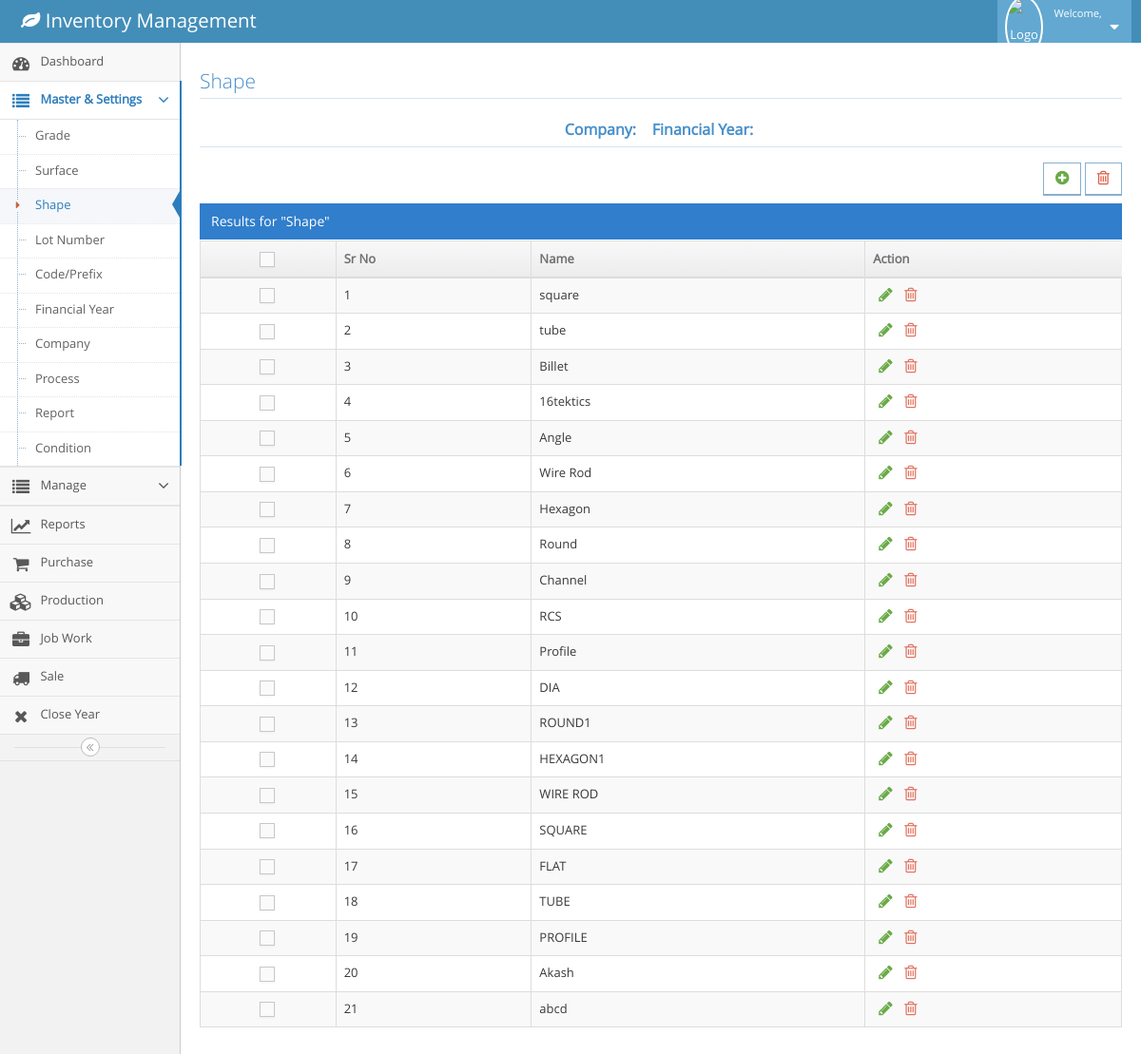
Page /shape.php (signed in) on the earlier database version.
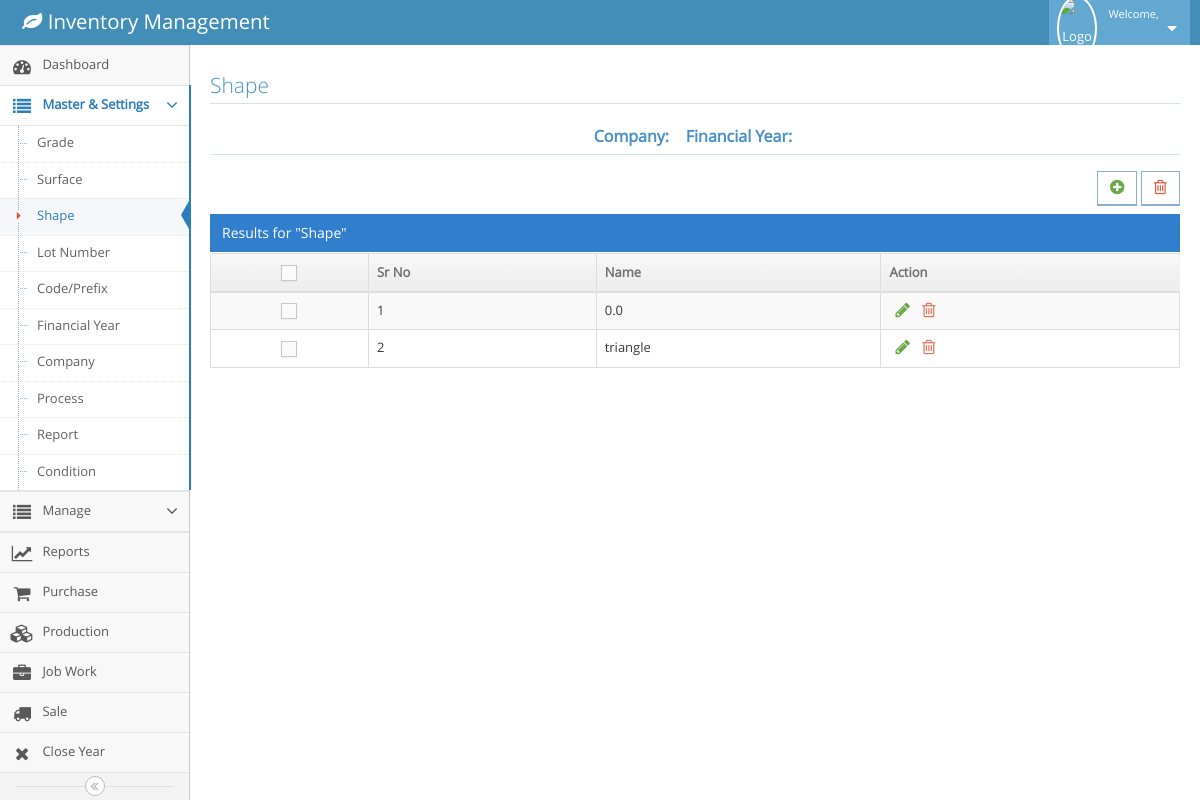
Same page on the later database version.
### tables this page shows
CREATE TABLE `m_shape` (
  `id` int(11) NOT NULL,
  `name` text NOT NULL
);

### shape.php (the view, shortened to what this page needs)
<!DOCTYPE html>
<?php
  include('config.php');
  $fy=$_SESSION['fy'];
  $company=$_SESSION['cname'];
?>
<html lang="en">
	<head>
		<link rel="stylesheet" href="assets/css/bootstrap.min.css" />
		<link rel="stylesheet" href="assets/font-awesome/4.5.0/css/font-awesome.min.css" />
		<link rel="stylesheet" href="assets/css/ace.min.css" class="ace-main-stylesheet" id="main-ace-style" />
		<link rel="stylesheet" href="assets/css/ace-skins.min.css" />
		<link rel="stylesheet" href="assets/css/ace-rtl.min.css" />
		<link rel="stylesheet" href="assets/css/jquery-confirm.css" />
	</head>
	<body class="no-skin">
		<?php include('navbar.php') ?>
		<div class="main-container ace-save-state" id="main-container">
			<?php include('menubar.php') ?>
			<div class="main-content">
				<div class="main-content-inner">
					<div class="page-content">
								<div class="row">
									<div class="col-xs-12">
										<h3 class="header smaller lighter blue">Shape</h3>
										<h5 class="header blue lighter bigger" align="center">
												<b>Company:&nbsp; <?php echo $company ?>  &nbsp;
												Financial Year:&nbsp; <?php echo $fy ?> </b>
											</h5>
										<div class="clearfix">
											<div class="pull-right tableTools-container">
												<div class="btn btn-white btn-primary btn-bold">
													<a class="blue" href="#" data-toggle="tooltip" title="Add" id="myBtn" class="btn btn-primary btn-lg" data-toggle="modal" data-target="#myModal">
														<i class="ace-icon fa fa-plus-circle bigger-120 green"></i>
													</a>
												</div>
												<div class="btn btn-white btn-primary btn-bold">
													<a class="blue" href="" data-toggle="tooltip" title="Delete">
														<i class="ace-icon fa fa-trash-o bigger-120 red"></i>
													</a>
												</div>
											</div>
										</div>
										<div class="table-header">
											Results for "Shape"
										</div>
										<div>
											<table id="dynamic-table" class="table table-striped table-bordered table-hover">
												<thead>
													<tr>
														<th class="center">
															<label class="pos-rel">
																<span class="lbl"></span>
															</label>
														</th>
														<th>Sr No</th>
														<th>Name</th>
														<th>Action</th>
													</tr>
												</thead>
												<tbody>
													<?php
									            		$query=mysqli_query($conn,"select * from m_shape");
															$count=0;
															while($row=mysqli_fetch_array($query))
															{
																$count++;
																$id=$row['id'];
																$name=$row['name'];
															?>
													<tr>
														<td class="center">
															<label class="pos-rel">
																<span class="lbl"></span>
															</label>
														</td>
														<td><?php echo $count;?></td>
														<td class="editableColumns" id="<?php echo $id;?>">
															<?php echo $name;?>
														</td>
														<td>
															<div class="hidden-sm hidden-xs action-buttons">
																<button class="green" style="background-color: Transparent; border: none;outline:none;" data-toggle="tooltip" title="Edit">
																	<i class="ace-icon fa fa-pencil bigger-130"></i>
																</button>
																<a class="red" data-toggle="tooltip" title="Delete" href="deleteshape.php?id=<?php echo $id;?>">
																	<i class="ace-icon fa fa-trash-o bigger-130"></i>
																</a>
															</div>
														</td>
													</tr>
													<?php
													}
												?>
													</tbody>
												</table>
											</div>
										</div>
									</div>
							</div>
						</div>
					</div>
		</div>
	</body>
</html>

Differences in the rows shown:
removed m_shape: name "square"
removed m_shape: name "tube"
removed m_shape: name "Billet"
removed m_shape: name "16tektics"
removed m_shape: name "Angle"
removed m_shape: name "Wire Rod"
removed m_shape: name "Hexagon"
removed m_shape: name "Round"
removed m_shape: name "Channel"
removed m_shape: name "RCS"
removed m_shape: name "Profile"
removed m_shape: name "DIA"
removed m_shape: name "ROUND1"
removed m_shape: name "HEXAGON1"
removed m_shape: name "WIRE ROD"
removed m_shape: name "SQUARE"
removed m_shape: name "FLAT"
removed m_shape: name "TUBE"
removed m_shape: name "PROFILE"
removed m_shape: name "Akash"
removed m_shape: name "abcd"
added m_shape: name "0.0"
added m_shape: name "triangle"
